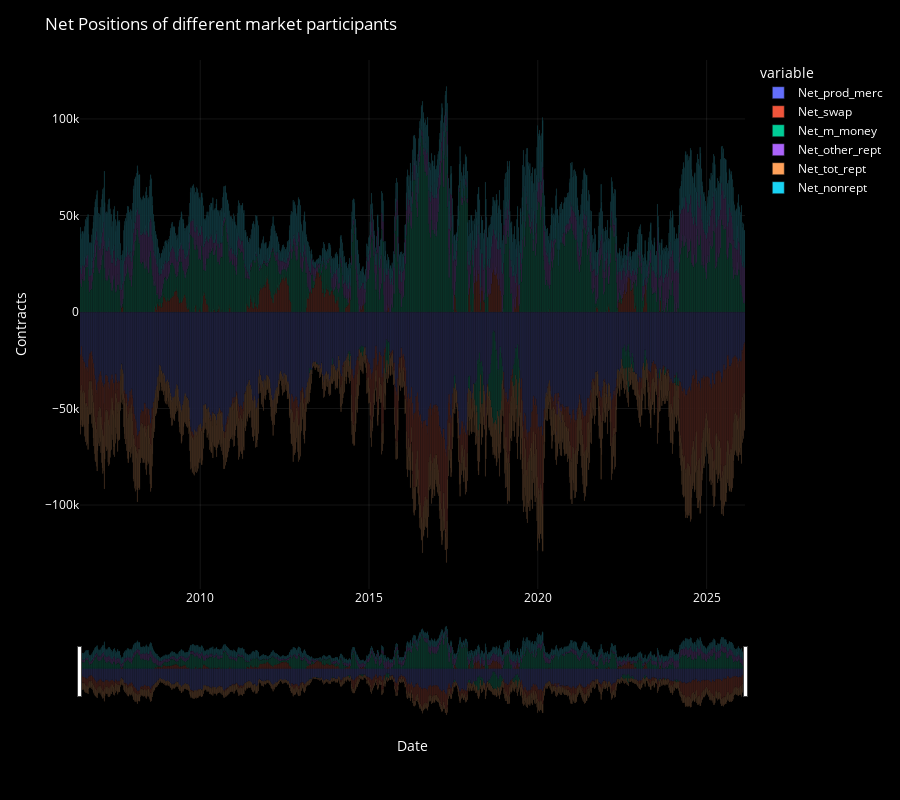

Write notebook code for a chart like this one.
### Markdown cell above
# **Plots**

### Code cell
plot_df_chart(
    df = df_net,
    chart_title = "Net Positions of different market participants",
    chart_type = "bar",
)

### Figure 1 — Plotly figure (JSON) as saved in the notebook; plotly's stock layout.template omitted (floating-point values rounded to 4 significant figures; data arrays with more than 128 entries replaced by an {"elided": "..."} marker saying what was removed)
{"data": [{"hovertemplate": "<b>%{fullData.name}</b><br>%{y:.2f}<extra></extra>", "legendgroup": "Net_prod_merc", "marker": {"color": "#636efa", "pattern": {"shape": ""}}, "name": "Net_prod_merc", "orientation": "v", "showlegend": true, "textposition": "auto", "type": "bar", "x": {"elided": "1028 str values"}, "xaxis": "x", "y": {"elided": "1028 int values"}, "yaxis": "y"}, {"hovertemplate": "<b>%{fullData.name}</b><br>%{y:.2f}<extra></extra>", "legendgroup": "Net_swap", "marker": {"color": "#EF553B", "pattern": {"shape": ""}}, "name": "Net_swap", "orientation": "v", "showlegend": true, "textposition": "auto", "type": "bar", "x": {"elided": "1028 str values"}, "xaxis": "x", "y": {"elided": "1028 int values"}, "yaxis": "y"}, {"hovertemplate": "<b>%{fullData.name}</b><br>%{y:.2f}<extra></extra>", "legendgroup": "Net_m_money", "marker": {"color": "#00cc96", "pattern": {"shape": ""}}, "name": "Net_m_money", "orientation": "v", "showlegend": true, "textposition": "auto", "type": "bar", "x": {"elided": "1028 str values"}, "xaxis": "x", "y": {"elided": "1028 int values"}, "yaxis": "y"}, {"hovertemplate": "<b>%{fullData.name}</b><br>%{y:.2f}<extra></extra>", "legendgroup": "Net_other_rept", "marker": {"color": "#ab63fa", "pattern": {"shape": ""}}, "name": "Net_other_rept", "orientation": "v", "showlegend": true, "textposition": "auto", "type": "bar", "x": {"elided": "1028 str values"}, "xaxis": "x", "y": {"elided": "1028 int values"}, "yaxis": "y"}, {"hovertemplate": "<b>%{fullData.name}</b><br>%{y:.2f}<extra></extra>", "legendgroup": "Net_tot_rept", "marker": {"color": "#FFA15A", "pattern": {"shape": ""}}, "name": "Net_tot_rept", "orientation": "v", "showlegend": true, "textposition": "auto", "type": "bar", "x": {"elided": "1028 str values"}, "xaxis": "x", "y": {"elided": "1028 int values"}, "yaxis": "y"}, {"hovertemplate": "<b>%{fullData.name}</b><br>%{y:.2f}<extra></extra>", "legendgroup": "Net_nonrept", "marker": {"color": "#19d3f3", "pattern": {"shape": ""}}, "name": "Net_nonrept", "orientation": "v", "showlegend": true, "textposition": "auto", "type": "bar", "x": {"elided": "1028 str values"}, "xaxis": "x", "y": {"elided": "1028 int values"}, "yaxis": "y"}], "layout": {"barmode": "relative", "dragmode": "zoom", "font": {"color": "white", "size": 12}, "height": 800, "legend": {"bgcolor": "rgba(0,0,0,0)", "itemclick": "toggle", "itemdoubleclick": "toggleothers", "title": {"text": "variable"}, "tracegroupgap": 0}, "margin": {"t": 60}, "paper_bgcolor": "black", "plot_bgcolor": "black", "title": {"text": "Net Positions of different market participants"}, "xaxis": {"anchor": "y", "domain": [0, 1], "gridcolor": "rgba(255,255,255,0.08)", "rangeslider": {"visible": true}, "showgrid": true, "title": {"text": "Date"}}, "yaxis": {"anchor": "x", "domain": [0, 1], "fixedrange": false, "gridcolor": "rgba(255,255,255,0.08)", "showgrid": true, "title": {"text": "Contracts"}}}}
